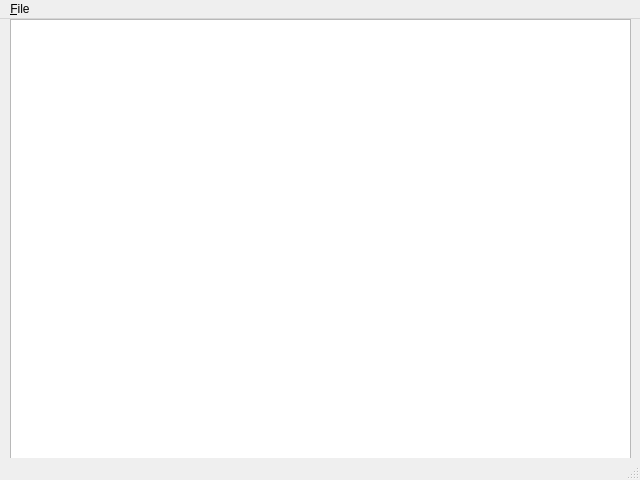
<?xml version="1.0" encoding="UTF-8"?>
<ui version="4.0">
 <class>MainWindow</class>
 <widget class="QMainWindow" name="MainWindow">
  <property name="geometry">
   <rect>
    <x>0</x>
    <y>0</y>
    <width>640</width>
    <height>480</height>
   </rect>
  </property>
  <property name="windowTitle">
   <string>Блокнот</string>
  </property>
  <widget class="QWidget" name="centralwidget">
   <widget class="QTextEdit" name="textEdit">
    <property name="geometry">
     <rect>
      <x>10</x>
      <y>0</y>
      <width>621</width>
      <height>451</height>
     </rect>
    </property>
   </widget>
  </widget>
  <widget class="QMenuBar" name="menubar">
   <property name="geometry">
    <rect>
     <x>0</x>
     <y>0</y>
     <width>640</width>
     <height>27</height>
    </rect>
   </property>
   <widget class="QMenu" name="menu_File">
    <property name="title">
     <string>&amp;File</string>
    </property>
    <addaction name="newAction"/>
    <addaction name="openAction"/>
    <addaction name="saveAction"/>
    <addaction name="closeAction"/>
   </widget>
   <addaction name="menu_File"/>
  </widget>
  <widget class="QStatusBar" name="statusbar"/>
  <action name="closeAction">
   <property name="text">
    <string>Close</string>
   </property>
   <property name="toolTip">
    <string>Close Notepad</string>
   </property>
   <property name="statusTip">
    <string>Close app</string>
   </property>
   <property name="shortcut">
    <string>Ctrl+Q</string>
   </property>
  </action>
  <action name="newAction">
   <property name="text">
    <string>New</string>
   </property>
   <property name="toolTip">
    <string>Create New File</string>
   </property>
   <property name="statusTip">
    <string>Create New File</string>
   </property>
   <property name="shortcut">
    <string>Ctrl+N</string>
   </property>
  </action>
  <action name="openAction">
   <property name="text">
    <string>Open</string>
   </property>
   <property name="toolTip">
    <string>Open a File</string>
   </property>
   <property name="statusTip">
    <string>Open a File</string>
   </property>
   <property name="shortcut">
    <string>Ctrl+O</string>
   </property>
  </action>
  <action name="saveAction">
   <property name="text">
    <string>Save</string>
   </property>
   <property name="toolTip">
    <string>Save a File</string>
   </property>
   <property name="statusTip">
    <string>Save a File</string>
   </property>
   <property name="shortcut">
    <string>Ctrl+S</string>
   </property>
  </action>
 </widget>
 <resources/>
 <connections/>
</ui>
